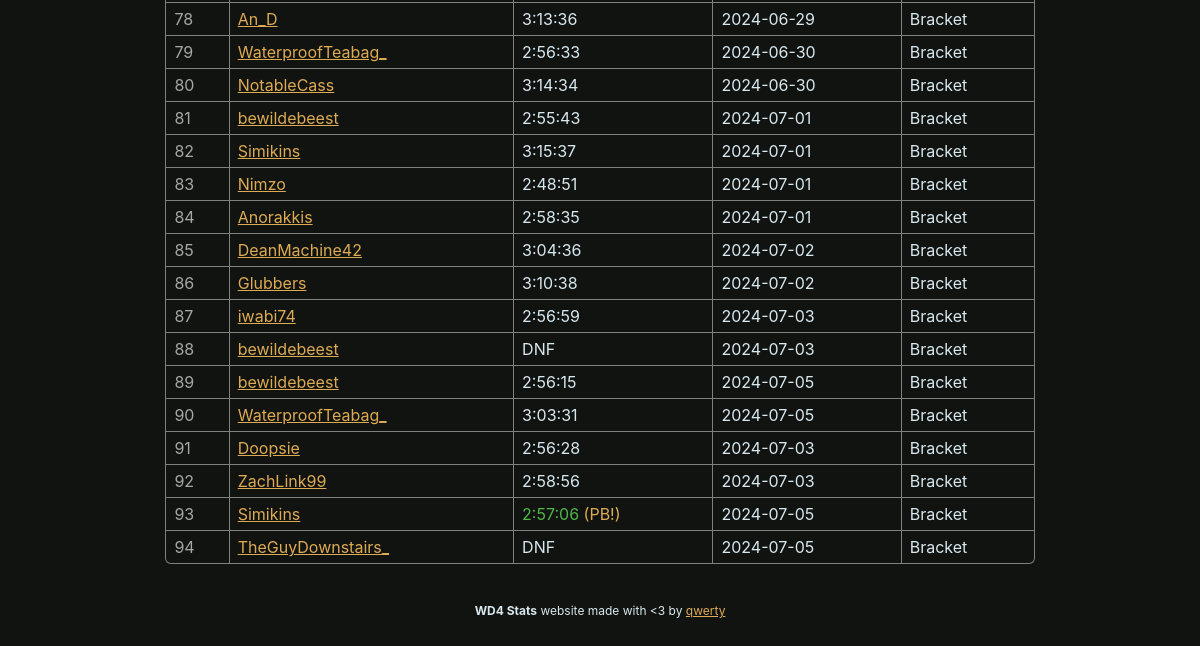
/runs (lower part), run on an earlier commit of the app's database.
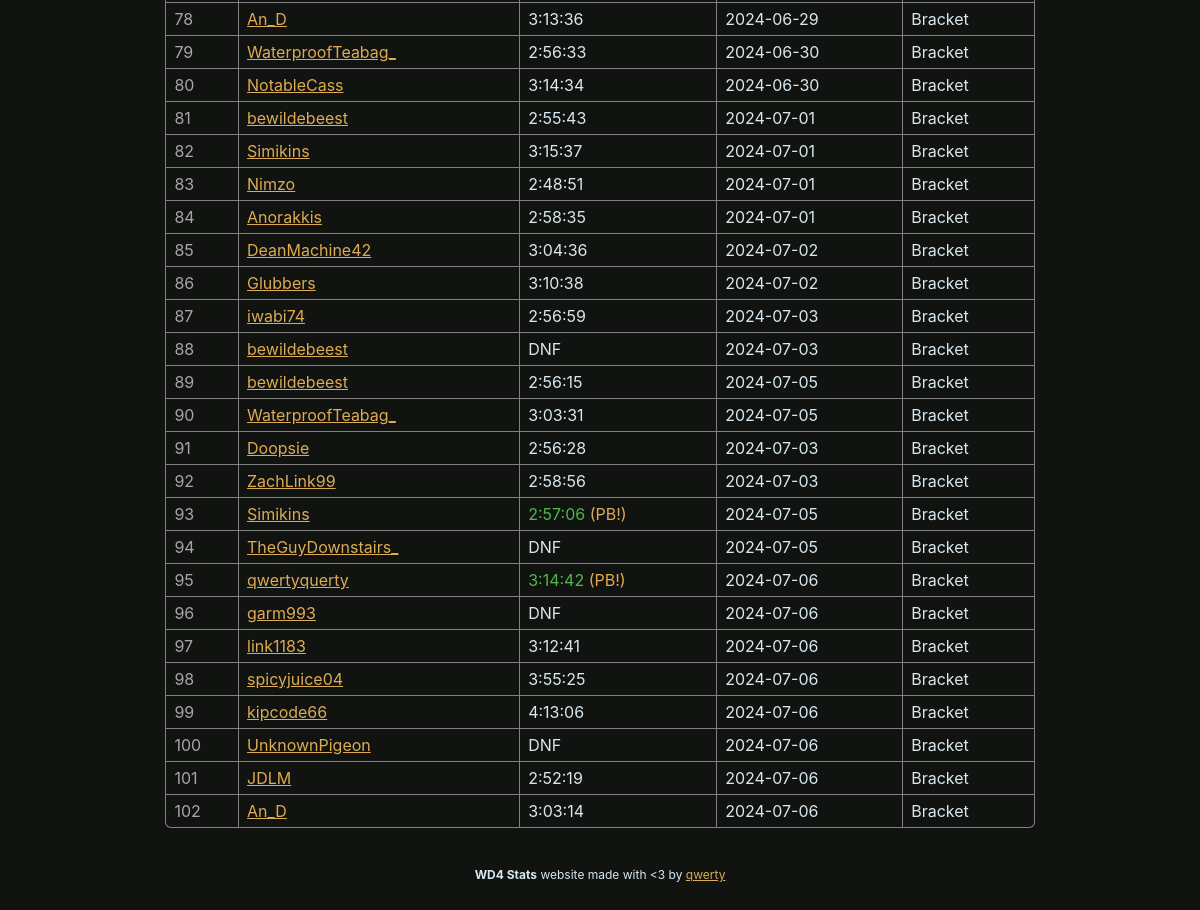
And on a later commit of the database.
### wd4.py (models this page shows, shortened)
class BaseModel(Model):
    class Meta:
        database = db

class Runs(BaseModel):
    player = CharField(32)
    time = FloatField()
    id = IntegerField()
    date = DateField()
    flags = IntegerField()
    phase = IntegerField()
    event = IntegerField()
    zelda_swoops = IntegerField()
    zelda_triangles = IntegerField()
    def format_time(self):
        return format_time(self.time) if not self.dnf() else "DNF"
    def format_phase(self):
        return ["Seeding", "Pooling", "Bracket"][self.phase]
    def dnf(self):
        return self.flags & RUN_FLAG_DNF
    def pb(self):
        return self.flags & RUN_FLAG_PB

### wd4.py (the view)
@app.route("/runs")
def page_runs():
    sort = request.args.get("sort", default="id")
    runs = Runs.select()
    if sort in Runs._meta.sorted_field_names:
        runs = runs.order_by(
            getattr(Runs, sort).asc()
        )
    return render_template("runs.html", **globals(), runs=runs, sort=sort)

### wd4.py (called while the page is built)
def format_time(time):
    return str(timedelta(seconds=time))

### templates/runs.html (shortened to what this page needs)
{% extends "layout.html" %}
{% block content %}
    <table>
        {% for run in runs %}
        <tr>
            <td style="color: var(--hint-color);">
                {{ run.id }}
            </td>
            <td>
                {{ link_name(run.player) }}
            </td>
            <td {% if run.pb() %}style="color: var(--win-color)"{% endif %}>
                {{ run.format_time() }} {% if run.pb() %}<span style="color: var(--border-color);">(PB!)</span>{% endif %}
            </td>
            <td>
                {{ run.date | string }}
            </td>
            <td>
                {{ run.format_phase() }}
            </td>
        </tr>
        {% endfor %}
    </table>
{% endblock %}

### templates/layout.html (shortened to what this page needs)
{% macro link_name(name) -%}<a href="https://speedrun.com/User/{{ name }}">{{ name }}</a>{% endmacro %}
<html lang="en">
    <head>
        <link rel="stylesheet" href="static/css/brackets-viewer.min.css" />
        <link rel="stylesheet" href="static/css/dark.css" />
    </head>
    <body>
        {% block content %}
        {% endblock %}
        <footer class="footer">
            <div style="text-align: center;">
                <strong>WD4 Stats</strong> website made with &lt;3 by <a href="https://github.com/qwertyquerty">qwerty</a>
            </div>
        </footer>
    </body>
</html>

### static/css/dark.css (style rules this page uses)
.brackets-viewer, * { --primary-background: #111310; --secondary-background: #303030; --match-background: var(--primary-background); --font-color: #d8e8ef; --win-color: #50b649; --loss-color: #de2c26; --label-color: grey; --hint-color: #a7a7a7; --connector-color: #DDDDDD; --border-color: #DDAB54; --border-hover-color: #b6b5b5; --text-size: 12px; --round-margin: 40px; --match-width: 200px; --match-horizontal-padding: 8px; --match-vertical-padding: 6px; --connector-border-width: 2px; --match-border-width: 1px; --match-border-radius: 0.3em; }
body { font-size: var(--text-size); color: var(--font-color); font-family: -apple-system,BlinkMacSystemFont,"Segoe UI",Roboto,"Helvetica Neue",Arial,"Noto Sans",sans-serif,"Apple Color Emoji","Segoe UI Emoji","Segoe UI Symbol","Noto Color Emoji"; }
table { width: 80%; margin: 40px auto; border-radius: var(--match-border-radius); border-collapse: collapse; border-style: hidden; box-shadow: 0 0 0 1px var(--label-color); }
html { background-color: #111310; }
body { padding: 50px; }

What changed in the data, as far as the page shows it:
added Runs: id "95", player "qwertyquerty", format_time "3:14:42", shows "(PB!)", date "2024-07-06", format_phase "Bracket"
added Runs: id "96", player "garm993", format_time "DNF", date "2024-07-06", format_phase "Bracket"
added Runs: id "97", player "link1183", format_time "3:12:41", date "2024-07-06", format_phase "Bracket"
added Runs: id "98", player "spicyjuice04", format_time "3:55:25", date "2024-07-06", format_phase "Bracket"
added Runs: id "99", player "kipcode66", format_time "4:13:06", date "2024-07-06", format_phase "Bracket"
added Runs: id "100", player "UnknownPigeon", format_time "DNF", date "2024-07-06", format_phase "Bracket"
added Runs: id "101", player "JDLM", format_time "2:52:19", date "2024-07-06", format_phase "Bracket"
added Runs: id "102", player "An_D", format_time "3:03:14", date "2024-07-06", format_phase "Bracket"
